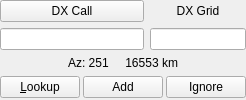
          <widget class="QWidget" name="DX_controls_widget" native="true">
           <property name="sizePolicy">
            <sizepolicy hsizetype="Preferred" vsizetype="Fixed">
             <horstretch>0</horstretch>
             <verstretch>0</verstretch>
            </sizepolicy>
           </property>
           <property name="minimumSize">
            <size>
             <width>154</width>
             <height>0</height>
            </size>
           </property>
           <layout class="QVBoxLayout" name="verticalLayout_110">
            <property name="leftMargin">
             <number>0</number>
            </property>
            <property name="topMargin">
             <number>0</number>
            </property>
            <property name="rightMargin">
             <number>0</number>
            </property>
            <property name="bottomMargin">
             <number>1</number>
            </property>
            <item>
             <layout class="QGridLayout" name="DXCall_gridLayout" columnstretch="3,2">
              <item row="0" column="0">
               <widget class="QPushButton" name="DX_Call_Button">
                <property name="sizePolicy">
                 <sizepolicy hsizetype="Preferred" vsizetype="Fixed">
                  <horstretch>0</horstretch>
                  <verstretch>0</verstretch>
                 </sizepolicy>
                </property>
                <property name="minimumSize">
                 <size>
                  <width>0</width>
                  <height>0</height>
                 </size>
                </property>
                <property name="focusPolicy">
                 <enum>Qt::StrongFocus</enum>
                </property>
                <property name="toolTip">
                 <string>&lt;html&gt;&lt;head/&gt;&lt;body&gt;&lt;p&gt;Toggle Wait &amp;amp; Call On/Off. Right-click to clear the DX Call box.&lt;/p&gt;&lt;/body&gt;&lt;/html&gt;</string>
                </property>
                <property name="text">
                 <string>DX Call</string>
                </property>
                <property name="checkable">
                 <bool>true</bool>
                </property>
               </widget>
              </item>
              <item row="1" column="1">
               <widget class="QLineEdit" name="dxGridEntry">
                <property name="toolTip">
                 <string>Locator of station to be worked</string>
                </property>
                <property name="text">
                 <string/>
                </property>
                <property name="alignment">
                 <set>Qt::AlignCenter</set>
                </property>
               </widget>
              </item>
              <item row="0" column="1">
               <widget class="QLabel" name="label_4">
                <property name="sizePolicy">
                 <sizepolicy hsizetype="Preferred" vsizetype="Fixed">
                  <horstretch>0</horstretch>
                  <verstretch>0</verstretch>
                 </sizepolicy>
                </property>
                <property name="text">
                 <string>DX Grid</string>
                </property>
                <property name="alignment">
                 <set>Qt::AlignCenter</set>
                </property>
                <property name="margin">
                 <number>5</number>
                </property>
                <property name="indent">
                 <number>2</number>
                </property>
                <property name="buddy">
                 <cstring>dxGridEntry</cstring>
                </property>
               </widget>
              </item>
              <item row="1" column="0">
               <widget class="QLineEdit" name="dxCallEntry">
                <property name="toolTip">
                 <string>Callsign of station to be worked</string>
                </property>
                <property name="text">
                 <string/>
                </property>
                <property name="alignment">
                 <set>Qt::AlignCenter</set>
                </property>
               </widget>
              </item>
             </layout>
            </item>
            <item>
             <widget class="QLabel" name="labAz">
              <property name="sizePolicy">
               <sizepolicy hsizetype="Preferred" vsizetype="Fixed">
                <horstretch>0</horstretch>
                <verstretch>0</verstretch>
               </sizepolicy>
              </property>
              <property name="autoFillBackground">
               <bool>true</bool>
              </property>
              <property name="text">
               <string>Az: 251     16553 km</string>
              </property>
              <property name="alignment">
               <set>Qt::AlignCenter</set>
              </property>
              <property name="indent">
               <number>4</number>
              </property>
             </widget>
            </item>
            <item>
             <layout class="QHBoxLayout" name="lookup_control_layout">
              <property name="spacing">
               <number>3</number>
              </property>
              <item>
               <widget class="QPushButton" name="lookupButton">
                <property name="minimumSize">
                 <size>
                  <width>0</width>
                  <height>0</height>
                 </size>
                </property>
                <property name="focusPolicy">
                 <enum>Qt::StrongFocus</enum>
                </property>
                <property name="toolTip">
                 <string>&lt;html&gt;&lt;head/&gt;&lt;body&gt;&lt;p&gt;Search for callsign in database. &lt;br&gt;Right-click searches for callsign on QRZ.com.&lt;/p&gt;&lt;/body&gt;&lt;/html&gt;</string>
                </property>
                <property name="text">
                 <string>&amp;Lookup</string>
                </property>
               </widget>
              </item>
              <item>
               <widget class="QPushButton" name="addButton">
                <property name="minimumSize">
                 <size>
                  <width>0</width>
                  <height>0</height>
                 </size>
                </property>
                <property name="focusPolicy">
                 <enum>Qt::StrongFocus</enum>
                </property>
                <property name="toolTip">
                 <string>&lt;html&gt;&lt;head/&gt;&lt;body&gt;&lt;p&gt;Add callsign and locator to database. &lt;br&gt;Right-click searches for callsign on hamqth.com.&lt;/p&gt;&lt;/body&gt;&lt;/html&gt;</string>
                </property>
                <property name="text">
                 <string>Add</string>
                </property>
               </widget>
              </item>
              <item>
               <widget class="QPushButton" name="ignoreButton">
                <property name="minimumSize">
                 <size>
                  <width>0</width>
                  <height>0</height>
                 </size>
                </property>
                <property name="focusPolicy">
                 <enum>Qt::StrongFocus</enum>
                </property>
                <property name="toolTip">
                 <string>&lt;html&gt;&lt;head/&gt;&lt;body&gt;&lt;p&gt;Put callsign on the Ignore List.&lt;br&gt;Right-click searches for callsign on qrzcq.com.&lt;/p&gt;&lt;/body&gt;&lt;/html&gt;</string>
                </property>
                <property name="text">
                 <string>Ignore</string>
                </property>
               </widget>
              </item>
             </layout>
            </item>
           </layout>
          </widget>
